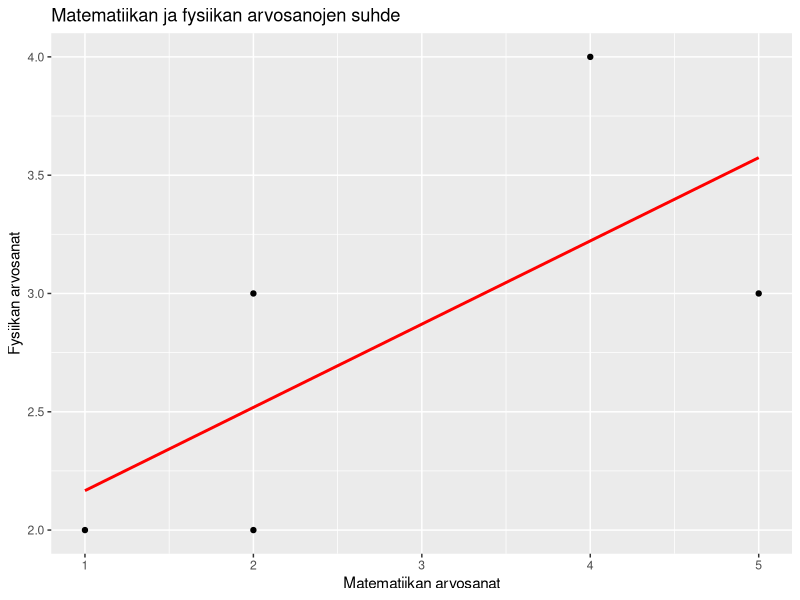
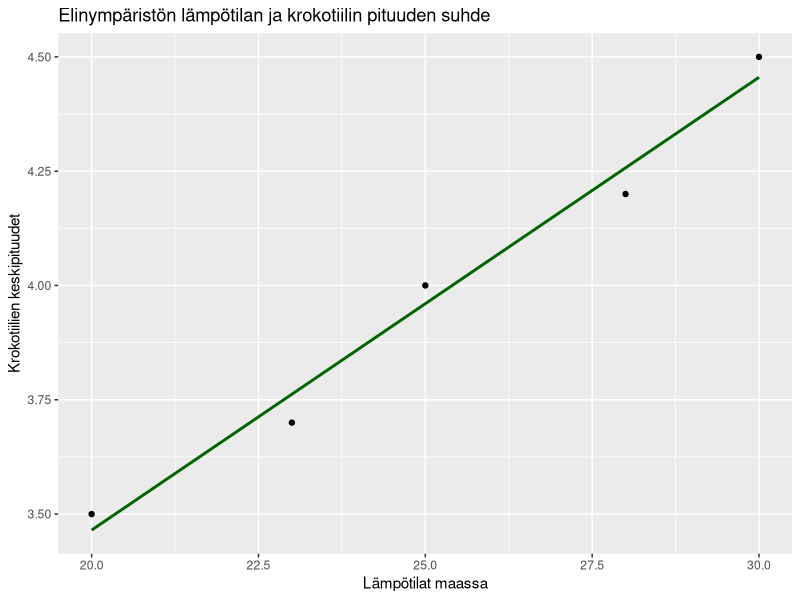

Write the R code that produced these figures, in order. (Note: this script raises an error after producing the figures.)
# linear-regressions1
# 1. maaliskuu 2024

options(digits=10)


# Monen selittävän muuttujan lineaariregressio:
# On valittava sellaisia selittäviä muuttujia, 
# jotka eivät korreloi keskenään (multikollineaarisuus).
# Tämä selviää tarkastelemalla muuttujien välisiä
# korrelaatiokertoimia (VIF-arvo ei saa olla yli 5).
# Muuttujien tulee olal välimatka tai suhdeasteikollisia,
# tai ns. 'dummy'-muuttuja, eli esim. 0 = päällä, 1 = kiinni.
# Kulmakertoimen sijaan puhutaan regressiokertoimista,
# koska viiva piirretään n-ulotteiseen avaruuteen.

# F-testillä testataan, onko malli tilastollisesti merkitsevä.
# F on vähän samantyyppinen jakauma kuin T:kin on.
# H0: Kaikkien selittävien muuttujien regressiokerroin on 0.
# H1: Ainakin yksi regressiokertoimista on nollasta poikkeava.
# Jos F-testin p-arvo on esim. alle 0.05, niin H1 astuu voimaan.

# Yksittäisen selittävän muuttujan sopivuus voidaan testata T-testillä.

# Mallin sopivuutta tutkitaan myös jäännöstermien avulla.
# Jäännöstermi on mittaustulosten ja ennusteiden erotus.
# Se kuvaa sitä osaa y-muuttujan vaihtelusta, jota
# regressiomalli ei selitä. 
# Jäännöskuvio piirretään niin, että y-akselilla on jäännöstermi
# ja vaaka-akselilla selittävä muuttuja. 
# Ideaalisti jäännöskuvion pisteet ovat jakautuneet
# Säännöllisesti ja ilman säännönmukaisuutta.
# Jäännöskuviosta voidaan tunnistaa poikkeavat arvot.

# Ennustevyöhyke on alue, joka laajentaa aluetta 
# regressiosuoran ympärille siten, että
# esim. 95% tod näk tutkittavan muuttujan arvot
# pysyvät tietyllä "vyöhykkeellä". Tällaista näkee
# esim. sääennustuksia katsoessa, kun 
# ennuste-viivan ympärillä on "hajonta-alue"

# Regressiosuoran laskemiseen käytetään useimmiten valmiita komentoja.
# Mutta sen voi laskea pienimmän neliösumman menetelmällä:

# Yhden selittävän muuttujan:
X = matrix(c(4, 6, 7, 11, 14, 21, 32, rep(1, 7)), ncol=2)
Y = matrix(c(15, 14, 12, 11, 10, 8, 6), ncol=1)
solve( t(X) %*% X ) %*% t(X) %*% Y

# tulokseksi tulee y = -0.307x + 15.027
# -0.307 tulee X-matriisin ekasta vektorista, 
# ja 15.027 tulee X-matriisisin c(1,1,1,1,1,1,1) vektorista

# Kahden selittävän muuttujan:
selittava1 = c(4, 6, 7, 11, 14, 21, 32)
selittava2 = c(55, 62, 41, 63, 75, 70)
selitettava = c(15, 14, 12, 11, 10, 8, 6)
X = matrix(c(selittava1, selittava2, rep(1, 7)), ncol=3)
Y = matrix(selitettava, ncol=1)
solve( t(X) %*% X ) %*% t(X) %*% Y

# tulokseksi tulee y = -0.612x1 + 0.189x2 + 6.477



library(ggplot2)

# Tehtävä 0A: Laske kulmakerroin, joka kertoo,
# kuinka hyvin matematiikan arvosanat selittävät
# fysiikan arvosanoja... Piirrä lineaarinen regressio.
# laske myös pearsonin korrelaatiokerroin sekä selitysaste.
math_grades = c(5, 1, 2, 4, 2)
physics_grades = c(3, 2, 3, 4, 2)

# kulmakerroin saadaan kaavasta
# (HUOM. kaavassa x = selittävä ja y = ennustettava): 
# SIGMA { (x - mean(x)) * (y - mean(y)) } / 
# SIGMA { (x - mean(x))^2 }

# luo ensin dataframe
df = data.frame(math_grades, physics_grades)
df

# laske slope matemaattisesti
slope = sum((df$math_grades - mean(df$math_grades)) * (df$physics_grades - mean(df$physics_grades))) / 
  sum((df$math_grades - mean(df$math_grades))^2)
slope


# Piirretään hajontakaavio
ggplot(df, aes(x=math_grades, y=physics_grades)) +
  geom_point() +
  geom_smooth(method=lm, se=FALSE, color="red") +
  labs(x="Matematiikan arvosanat", y="Fysiikan arvosanat") +
  ggtitle("Matematiikan ja fysiikan arvosanojen suhde")


# graafi ja slope arvo 0.35 näyttävät täsmäävän

# Seuraavaksi lasken korrelaatiokertoimen (r) 
# sekä selitysasteen (joka on yksinkertaisesti r^2)
# r saadaan kaavasta:
# r = sum( (x - mean(x)) * (y - mean(y)) ) 
# / sqrt(sum( (x - mean(x))^2 ) * sum( (y - mean(y))^2 ) )
r = sum( (df$math_grades - mean(df$math_grades)) *  (df$physics_grades - mean(df$physics_grades)) ) /
  sqrt(sum( (df$math_grades - mean(df$math_grades))^2 ) * sum( (df$physics_grades - mean(df$physics_grades))^2 ) )
r

korrelaatiokerroin = r
selitysaste = r^2

korrelaatiokerroin
selitysaste

# korrelaatiokertoimeksi tuli 0.691, selitysasteeksi 0.478



# Tehtävä 0B: Krokotiilien keskimääräistä pituutta tutkittiin, 
# ja haluttiin selvittää, vaikuttaako asuinmaan lämpötila pituuteen.
# Laske laske kulmakerroin, piirrä lineaariregressio
# sekä laske pearsonin korrelaatiokerroin ja selitysaste.
# Dataksi saatiin seuraavat:
crocodile_lengths = c(3.5, 3.7, 4.0, 4.2, 4.5)
temperatures = c(20, 23, 25, 28, 30)

df2 = data.frame(crocodile_lengths, temperatures)
df2

# kulmakerroin saadaan kaavasta
# (HUOM. kaavassa x = selittävä ja y = ennustettava): 
# SIGMA { (x - mean(x)) * (y - mean(y)) } / 
# SIGMA { (x - mean(x))^2 }

# huomaa laittaa x:n paikalle selittävä = lämpötila
# laske slope matemaattisesti
slope = sum( (df2$temperatures - mean(df2$temperatures) ) * (df2$crocodile_lengths - mean(df2$crocodile_lengths)) ) /
  sum( (df2$temperatures - mean(df2$temperatures))^2 ) 
slope

# kulmakertoimeksi tuli noin 0.1

# piirrä graafi
ggplot(df2, aes(x=df2$temperatures, y=df2$crocodile_lengths)) +
  geom_point() +
  geom_smooth(method=lm, se=FALSE, color="darkgreen") +
  labs(x="Lämpötilat maassa", y="Krokotiilien keskipituudet") +
  ggtitle("Elinympäristön lämpötilan ja krokotiilin pituuden suhde")

# grafiikka näytätä oikealta!


# r saadaan kaavasta:
# r = sum( (x - mean(x)) * (y - mean(y)) ) 
# / sqrt(sum( (x - mean(x))^2 ) * sum( (y - mean(y))^2 ) )

korrelaatiokerroin2 = sum( (df2$temperatures - mean(df2$temperatures)) * (df2$crocodile_lengths - mean(df2$crocodile_lengths)) ) /
  sqrt(sum( (df2$temperatures - mean(df2$temperatures))^2) * sum( (df2$crocodile_lengths - mean(df2$crocodile_lengths))^2 ) )
selitysaste2 = korrelaatiokerroin2 ^ 2

korrelaatiokerroin2
selitysaste2

# tuli korrelaatiokertoimeksi 0.99, ja selitysasteeksi 0.98



# Tehtävä 0C: Muodostetaan seuraavan aineiston avulla
# regressiomalli kesämökin myyntihinnalle tuhansina euroina (y),
# jossa selittävinä muuttujina ovat 
# rantaviivan pituus ja mökin pinta-ala.
# Data koostuu siis 3 vektorista
# jotka löytyvät tiedostosta data/Mokki.xlsx

library(readxl)
cottageData = read_excel("data/Mokki.xlsx")

# valitaan halutut muuttujat, suodatetaan homeen määrä pois
input = cottageData[ , c("myyntihinta_tuhattaeuroa", "rantaviiva_m", "mokin_pinta_ala_m2")]

# muodostetaan malli "linear model" eli lm:
# lm eka parametri on yhtälö, siihen laitetaan muotoa
# ennustettava ~ ennustava1 + ennustava2
malli = lm(myyntihinta_tuhattaeuroa ~ rantaviiva_m + mokin_pinta_ala_m2, data = input)
summary(malli)

# summary tuottaa luettavan taulukon tuloksista
# tärkeintä tämän tehtävän kannalta oli
# Coefficients taulukko, jossa on 
# estimate (x1, x2, vakiotermi arvot)
# lisäksi muita arvota kuten keskivirhe, t-arvo, jne.
# multiple R squared = selitysaste. ja p-arvo on koko testin p.

# tulokseksi saatiin y = -75.210 + 1.9149x1 + 2.5545x2
# Eli 1 metri lisää rantaviivaa lisää hintaa noin 1915e
# Ja 1 neliömetri lisää pinta-alaa lisää hintaa noin 2555e

# yhtälön voi myös tulostaa ohjelmallisesti:
vakiotermi = round(coef(malli)[1], 3)
rantaviiva_selittaja1 = round(coef(malli)[2], 3)
pinta_ala_selittaja2 = round(coef(malli)[3], 3)

yhtalo = paste0("y = ", vakiotermi, " + ", rantaviiva_selittava1, "X1 + ", pinta_ala_selittava2, "X2")
yhtalo




# Tehtävä 0D: Etsi multikollineaarisuutta uscrime datasta.
# Data on vuosina 1959-1960 kerättu USA:ssa.
# Sarakkeita on 13 erilaista.

library(readxl)
uscrime = read_excel("data/uscrime.xlsx")

# piste tarkoittaa että valitaan kaikki sarakkeet
malli = lm(R ~., data = uscrime)
summary(malli)

# Koska monet sarakkeet ovat summaryssä 0 tähteä
# ja niillä on T-arvo lähellä 0:aa, voidaan tehdä arvaus,
# Että muuttujien välillä olisi multikollineaarisuutta

# Tehdään tätä arviota varten taulukko, jossa 
# näkyy korrelaatiokertoimia
# muista laittaa kirjastot päälle, ja mikäli saat virheilmoituksia
# mennä Tools -> asenna paketti
library(ggplot2)
library(GGally)

# Nyt piirretään graafi, jossa näkyy kaikkien eri muuttujien
# väliset korrelaatiot. Lisäksi katsotaan sen jälkeen
# Listaus korrelaatioista, joista käy periaatteessa ilmi
# Sama asia mutta vähemmän graafisesti

ggpairs(uscrime)
cor(uscrime)

#ggpairs piirtämästä graafista näkyy, että 
# Ex0 ja Ex1 välillä on äärimmäisen vahva korrelaatio 0.994
# ja siinä kohtaa palloista myös piirtyy melko suora viiva
# Siksi toinen näistä muuttujista pitää ottaa pois datasta
# Ja sitten ajaa uudelleen lineaarinen regressio

malli2 = lm(R ~. -Ex1, data=uscrime)
summary(malli2)

# Nyt Ex0 tuli kolmen tähden selittäjä, Ed sekä X kahden tähden,
# Ja Age sekä U2 yhden tähden
# Eli nyt tehdään vielä uusi malli, johon valitaan mukaan
# vain ne sarakkeet/muuttujat joilla on tilastollista merkitsevyyttä

final_malli = lm(R ~ Age + Ed + Ex0 + U2 + X, data = uscrime)
summary(final_malli)

# Tästä muodostuisi yhtälö:
vakiotermi = round(coef(final_malli)[1], 3)
Age_selittaja1 = round(coef(final_malli)[2], 3)
Ed_selittaja2 = round(coef(final_malli)[3], 3)
Ex0_selittaja3 = round(coef(final_malli)[4], 3)
U2_selittaja4 = round(coef(final_malli)[5], 3)
X_selittaja5 = round(coef(final_malli)[6], 3)

yhtalo = paste0(vakiotermi, " + ", Age_selittaja1, "X1 + ", Ed_selittaja2, "X2 + ", Ex0_selittaja3, "X3 + ", U2_selittaja4, "X4 + ", X_selittaja5, "X5")
yhtalo



















